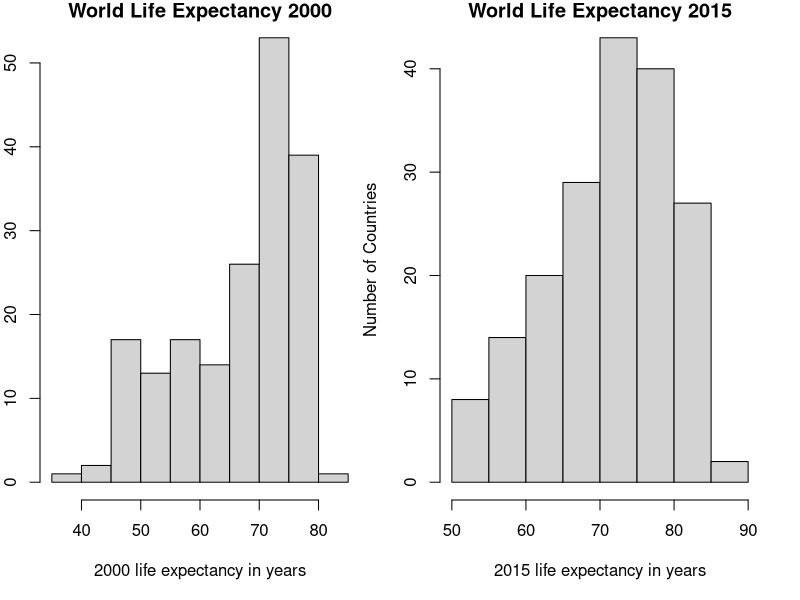
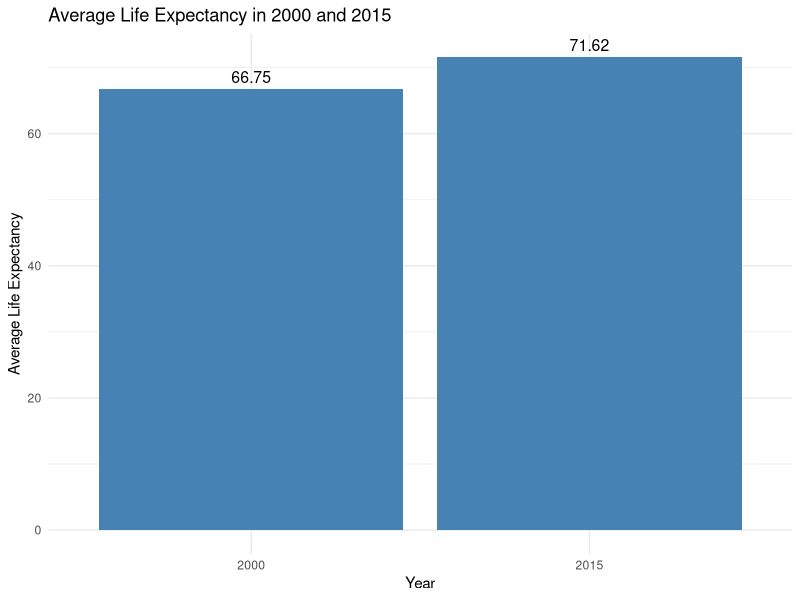
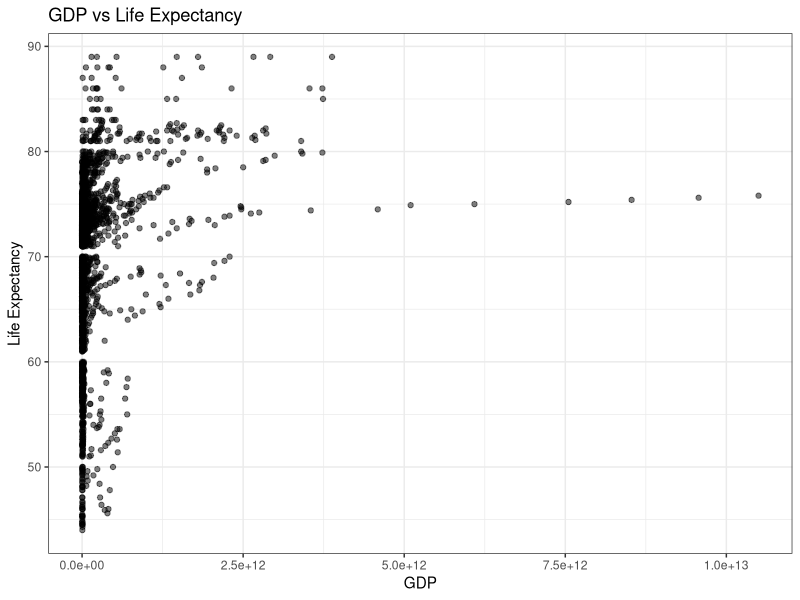
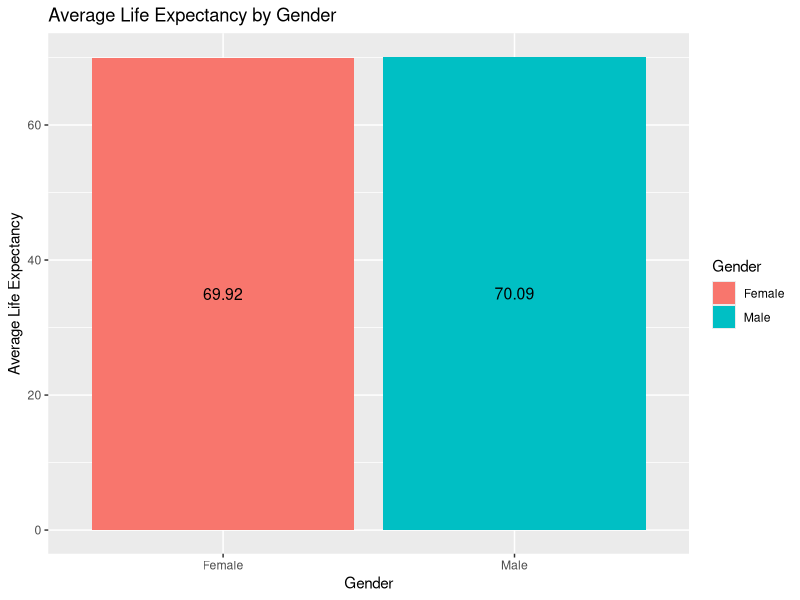

Here is the R script that generated these plots, in order:
library(nortest)
library(caret)

dataset <- read.csv('Life Expectancy Data.csv')
View(dataset)

## Hypothesis - 1

# Ho : μ2000 - μ2015 = 0 (There is no difference in life expectancy of 2000 and 2015)
# Ha : μ2000 - μ2015 ≤ 0 (Life Expectancy in 2015 has increased over 2000)
# Where μ2000 and μ2015 are the population mean life expectancies of 2000 and 2005 respectively

df_2000 <- subset(dataset, Year == 2000)
df_2015 <- subset(dataset, Year == 2015)

# Perform Welch's two-sample t-test
t_test_result <- t.test(df_2000$Life_Expectancy, df_2015$Life_Expectancy, mu=0, alternative = 'less', conf.level = 0.95)

# Print the results
print(t_test_result)

# p-value is less than the significance level (0.05), we can reject the null hypothesis
# The mean life expectancy of the population in 2015 has increased over 2010.

# Plot Histograms
par(mfrow=c(1,2), mar=c(5,2,1,2)) 
hist(df_2000$Life_Expectancy,  font=1,main = "World Life Expectancy 2000", xlab="2000 life expectancy in years", ylab ="Number of Countries", plot = TRUE)
hist(df_2015$Life_Expectancy, main = "World Life Expectancy 2015", xlab="2015 life expectancy in years", ylab ="Number of Countries", plot = TRUE)
# Add labels to each plot
mtext("Number of Countries", side = 2, line = 3, cex.lab = 1.2)

# Calculating average life expectancy
avg_life_exp_2000 <- mean(df_2000$Life_Expectancy, na.rm = TRUE)
avg_life_exp_2015 <- mean(df_2015$Life_Expectancy, na.rm = TRUE)

# Creating a data frame for bar plot
data <- data.frame(
  Year = c("2000", "2015"),
  Avg_Life_Expectancy = c(avg_life_exp_2000, avg_life_exp_2015)
)

# Creating bar plot with ggplot
ggplot(data, aes(x = Year, y = Avg_Life_Expectancy)) + 
  geom_bar(stat = "identity", fill = "steelblue") +
  geom_text(aes(label = round(Avg_Life_Expectancy, 2)), 
            vjust = -0.5, size = 4) +
  labs(x = "Year", y = "Average Life Expectancy", 
       title = "Average Life Expectancy in 2000 and 2015") +
  theme_minimal()

## Hypothesis - 2

# Ho : GDP has an impact on Life Expectancy
# Ha : GDP has no impact on Life Expectancy

# Perform normality test on GDP
p_val_GDP <- ad.test(dataset$GDP)$p.value

# Perform normality test on Life_Exp
p_val_Exp <- ad.test(dataset$Life_Expectancy)$p.value

# Create a dataframe to store the results
Norm_Test <- data.frame('p_value' = c(p_val_GDP, p_val_Exp),
                        'Variable' = c('GDP', 'Life Expectancy'))

# Set the significance level
alfa <- 0.05

# Categorize the normality based on the p-value
Norm_Test$Normality <- ifelse(Norm_Test$p_value < alfa, 'Rejected', 'Accepted')

# Print the results
print(Norm_Test)

# Load necessary packages
library(ggplot2)
library(dplyr)
library(tidyr)

dataset <- na.omit(dataset)

# Create scatter plot with linear regression line
ggplot(dataset, aes(x = GDP, y = Life_Expectancy)) +
  geom_point(alpha = 0.5) +
  #geom_smooth(method = "lm", se = FALSE) +
  labs(x = "GDP", y = "Life Expectancy") +
  ggtitle("GDP vs Life Expectancy") +
  theme_bw()

# Perform hypothesis test
lm_GDP_Life_Exp <- lm(Life_Expectancy ~ GDP, data = dataset)
summary(lm_GDP_Life_Exp)


## Hypothesis - 3

# We are testing that the average female lives longer than the average male. (μ1=female and μ2=male)
# H0: μ1 <= μ2
# H1: μ1 > μ2

male_data <- subset(dataset, Gender == "M", na.rm=TRUE)
female_data <- subset(dataset, Gender == "F", na.rm=TRUE)

t_result <- t.test(female_data$Life_Expectancy, male_data$Life_Expectancy, mu=0, alternative = 'less', conf.level = 0.95)

# Print the t-test result
print(t_result)

# Fail to reject the Ho since p-value is greater than alpha

library(ggplot2)

library(ggplot2)

# Calculate average life expectancy for female and male data
female_avg_life_exp <- mean(female_data$Life_Expectancy, na.rm = TRUE)
male_avg_life_exp <- mean(male_data$Life_Expectancy, na.rm = TRUE)

# Create a data frame for the bar plot
avg_life_exp <- data.frame(Gender = c("Female", "Male"),
                           Avg_Life_Expectancy = c(female_avg_life_exp, male_avg_life_exp))

# Create the bar plot
ggplot(avg_life_exp, aes(x = Gender, y = Avg_Life_Expectancy, fill = Gender)) +
  geom_bar(stat = "identity") +
  ggtitle("Average Life Expectancy by Gender") +
  xlab("Gender") +
  ylab("Average Life Expectancy") +
  geom_text(aes(label = round(Avg_Life_Expectancy, 2)), 
            position = position_stack(vjust = 0.5), size = 4)
